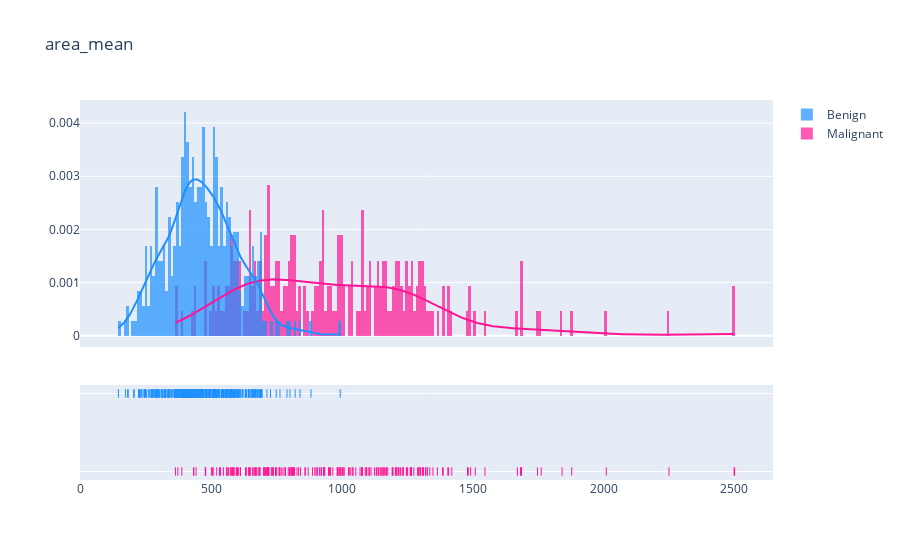

The notebook cell this image was saved under:
### Code cell
#plot untuk area
plot_dist('area_mean', 10)
plot_dist('area_worst', 10)

### Figure 1 — Plotly figure (JSON) as saved in the notebook; plotly's stock layout.template omitted (floating-point values rounded to 4 significant figures; data arrays with more than 128 entries replaced by an {"elided": "..."} marker saying what was removed)
{"data": [{"autobinx": false, "histnorm": "probability density", "legendgroup": "Malignant", "marker": {"color": "DeepPink"}, "name": "Malignant", "opacity": 0.7, "type": "histogram", "x": {"elided": "212 float values"}, "xaxis": "x", "xbins": {"end": 2501, "size": 10, "start": 361.6}, "yaxis": "y"}, {"autobinx": false, "histnorm": "probability density", "legendgroup": "Benign", "marker": {"color": "DodgerBlue"}, "name": "Benign", "opacity": 0.7, "type": "histogram", "x": {"elided": "357 float values"}, "xaxis": "x", "xbins": {"end": 992.1, "size": 10, "start": 143.5}, "yaxis": "y"}, {"legendgroup": "Malignant", "marker": {"color": "DeepPink"}, "mode": "lines", "name": "Malignant", "showlegend": false, "type": "scatter", "x": {"elided": "500 float values"}, "xaxis": "x", "y": {"elided": "500 float values"}, "yaxis": "y"}, {"legendgroup": "Benign", "marker": {"color": "DodgerBlue"}, "mode": "lines", "name": "Benign", "showlegend": false, "type": "scatter", "x": {"elided": "500 float values"}, "xaxis": "x", "y": {"elided": "500 float values"}, "yaxis": "y"}, {"legendgroup": "Malignant", "marker": {"color": "DeepPink", "symbol": "line-ns-open"}, "mode": "markers", "name": "Malignant", "showlegend": false, "type": "scatter", "x": {"elided": "212 float values"}, "xaxis": "x", "y": {"elided": "212 str values"}, "yaxis": "y2"}, {"legendgroup": "Benign", "marker": {"color": "DodgerBlue", "symbol": "line-ns-open"}, "mode": "markers", "name": "Benign", "showlegend": false, "type": "scatter", "x": {"elided": "357 float values"}, "xaxis": "x", "y": {"elided": "357 str values"}, "yaxis": "y2"}], "layout": {"barmode": "overlay", "hovermode": "closest", "legend": {"traceorder": "reversed"}, "title": {"text": "area_mean"}, "xaxis": {"anchor": "y2", "domain": [0, 1], "zeroline": false}, "yaxis": {"anchor": "free", "domain": [0.35, 1], "position": 0}, "yaxis2": {"anchor": "x", "domain": [0, 0.25], "dtick": 1, "showticklabels": false}}}
